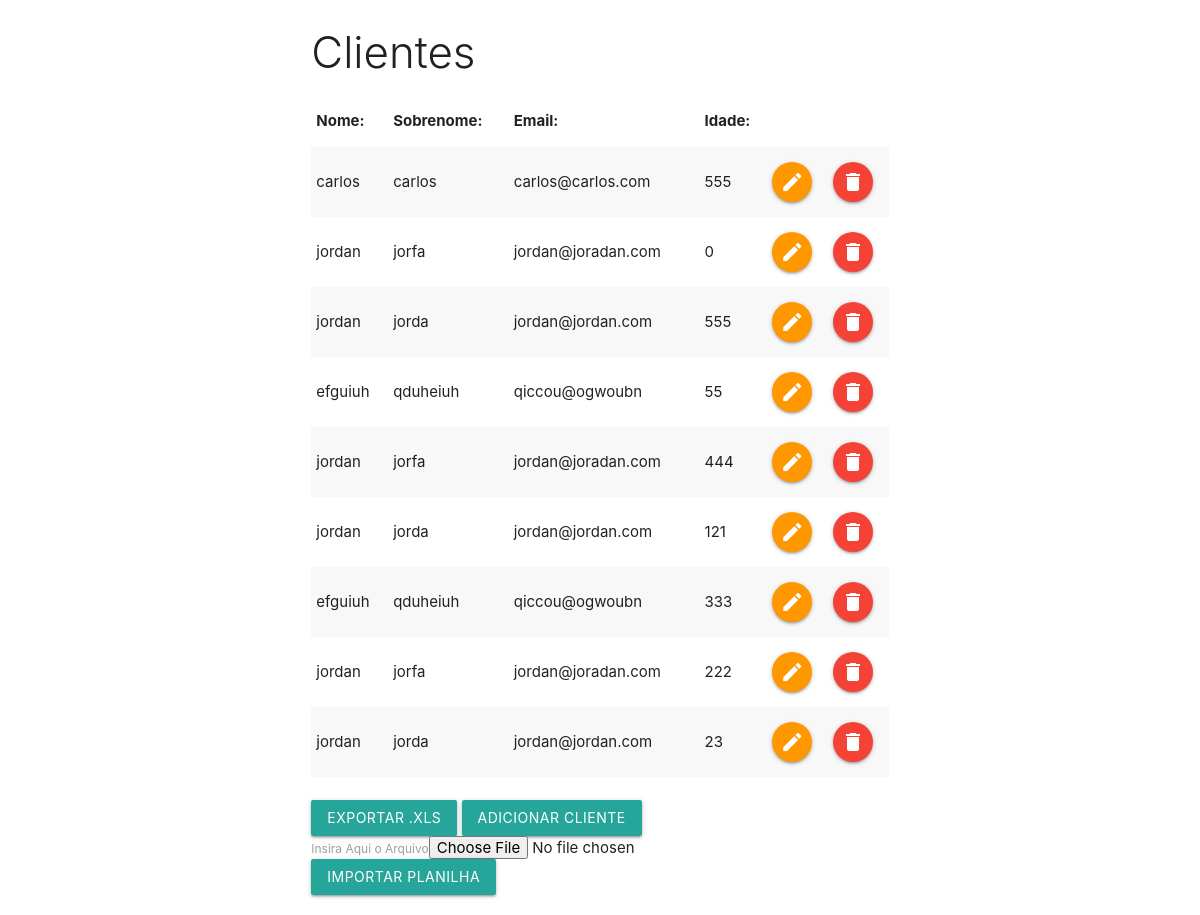
The page / on the database its author committed.
### tables this page shows
CREATE TABLE `clientes` (
  `id` int(11) NOT NULL AUTO_INCREMENT,
  `nome` varchar(255) NOT NULL,
  `sobrenome` varchar(255) NOT NULL,
  `email` varchar(255) NOT NULL,
  `idade` int(3) NOT NULL,
  PRIMARY KEY (`id`)
);

### index.php (the view, shortened to what this page needs)
<?php
    include_once 'db_connect.php';
    include_once 'includes/header.php';
?>
<div class="row">
    <div class="col s12 m6 push-m3">
        <h3 class="light">Clientes</h3>
        <div>
            <table class="striped">
            <thead>
                <tr>
                    <th>Nome:</th>
                    <th>Sobrenome:</th>
                    <th>Email:</th>
                    <th>Idade:</th>
                </tr>
            </thead>
            <tbody>
                <?php
                    $sql = "SELECT * FROM clientes";
                    $resultado = mysqli_query($connect, $sql);
                    if(mysqli_num_rows($resultado)>0):
                        while($dados = mysqli_fetch_array($resultado)):
                ?>
                <tr>
                    <td><?php echo $dados['nome'];?></td>
                    <td><?php echo $dados['sobrenome'];?></td>
                    <td><?php echo $dados['email'];?></td>
                    <td><?php echo $dados['idade'];?></td>
                    <td><a href="editar.php?id=<?php echo $dados['id'];?>" class="btn-floating orange"><i class="material-icons">edit</i></a></td>
                    <td><a href="#modal<?php echo $dados['id'];?>" class="btn-floating red modal-trigger"><i class="material-icons">delete</i></a></td>
                </tr>
                <?php
                        endwhile;
                    endif;
                ?>
            </tbody>
        </table>
        </div>
        <br>
        <div class="panel-heading">
            <form method="post" action="convert.php">
                <input type="submit" name="export" class="btn btn-success" value="Exportar .xls"/>
                <a href="adicionar.php" class="btn">Adicionar Cliente</a>
            </form>
            <form method="post" action="convert.php" enctype="multipart/form-data">
                <label>Insira Aqui o Arquivo</label><input type="file" name="file" id="file" accept=".xls">
                <input type="submit" id="submit" name="import" class="btn btn-success" value="Importar Planilha"/><br>
            </form>
        </div>
        </div>
    </div>
<?php
include_once 'includes/footer.php';
?>

### includes/header.php (shortened to what this page needs)
<!DOCTYPE html>
  <html>
    <head>
      <link rel="stylesheet" href="https://cdnjs.cloudflare.com/ajax/libs/materialize/1.0.0/css/materialize.min.css">
    </head>
    <body>

### includes/footer.php (shortened to what this page needs)
  </body>
</html>

### rows shown on the page
clientes: nome "carlos", sobrenome "carlos", email "carlos@carlos.com", idade "555"
clientes: nome "jordan", sobrenome "jorfa", email "jordan@joradan.com", idade "0"
clientes: nome "jordan", sobrenome "jorda", email "jordan@jordan.com", idade "555"
clientes: nome "efguiuh", sobrenome "qduheiuh", email "qiccou@ogwoubn", idade "55"
clientes: nome "jordan", sobrenome "jorfa", email "jordan@joradan.com", idade "444"
clientes: nome "jordan", sobrenome "jorda", email "jordan@jordan.com", idade "121"
clientes: nome "efguiuh", sobrenome "qduheiuh", email "qiccou@ogwoubn", idade "333"
clientes: nome "jordan", sobrenome "jorfa", email "jordan@joradan.com", idade "222"
clientes: nome "jordan", sobrenome "jorda", email "jordan@jordan.com", idade "23"
